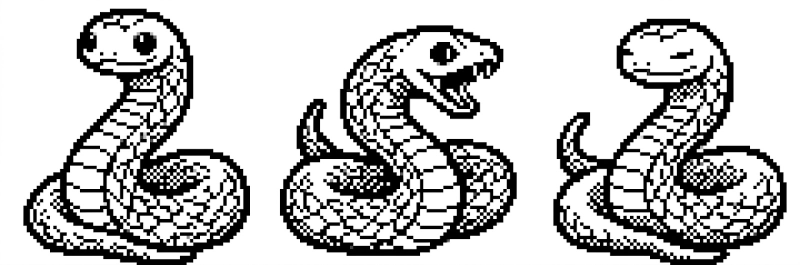
#> input picture 白蛇っち.jpg, 1600 x 529 px, found by its file name (shown at 1/2 size)
$ python convert.py
#> lines starting #> are read from the running program, lines starting #| are printed output that depends on the picture
import sys
try:
    from PIL import Image
    import numpy as np
except ImportError:
    print("Installing PIL and numpy...")
    import subprocess
    subprocess.check_call([sys.executable, "-m", "pip", "install", "pillow", "numpy"])
    from PIL import Image
    import numpy as np

img_path = r"c:\Users\washi\Dropbox\作業用\kotodama-match\白蛇っち.jpg"
img = Image.open(img_path).convert('L')
w, h = img.size
#> w = 1600; h = 529
print(f"Original size: {w}x{h}")
#| Original size: 1600x529

frame_w = w // 3
#> frame_w = 533
frames = []

for i in range(3):
    left = i * frame_w
    right = left + frame_w
    crop = img.crop((left, 0, right, h))

    # Generate bbox
    inv_crop = Image.eval(crop, lambda x: 255 - x)
    bbox = inv_crop.getbbox()
    if bbox:
        char_crop = crop.crop(bbox)
        c_w, c_h = char_crop.size
        # Add slight padding so it doesn't touch the borders
        sq_size = int(max(c_w, c_h) * 1.2)
        sq_img = Image.new('L', (sq_size, sq_size), 255)
        offset = ((sq_size - c_w) // 2, (sq_size - c_h) // 2)
        sq_img.paste(char_crop, offset)

        # Resize down
        res = sq_img.resize((24, 24), Image.Resampling.LANCZOS)
    else:
        res = Image.new('L', (24, 24), 255)

    # Enhance contrast and threshold better
    frames.append(res)
#> this loop made 3 passes
#> bbox on passes 1 to 3: (0, 0, 533, 529), (0, 48, 533, 529), (0, 0, 533, 529)
#> pass 1, `crop = img.crop((left, 0, right, h))`:
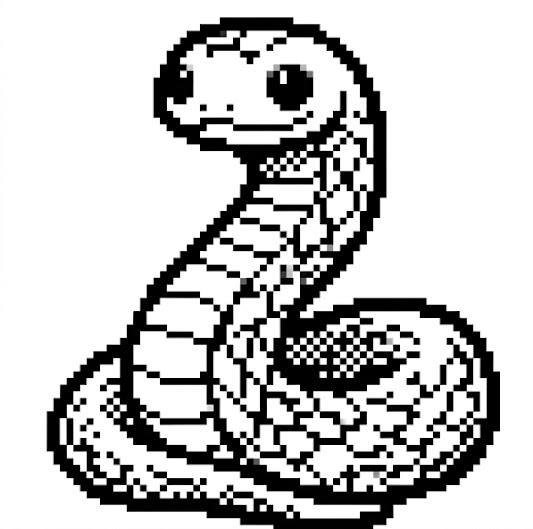
#> crop: PIL image 533x529 L; min 0, max 255, mean 196.8
#> pass 1, `inv_crop = Image.eval(crop, lambda x: 255 - x)`:
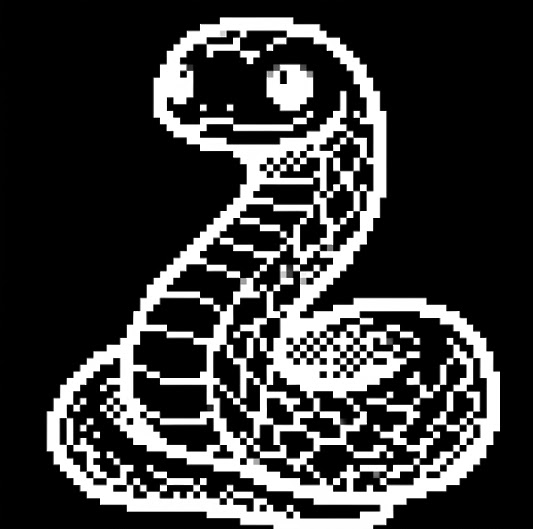
#> inv_crop: PIL image 533x529 L; min 0, max 255, mean 58.2
#> pass 1, `res = sq_img.resize((24, 24), Image.Resampling.LANCZOS)`:
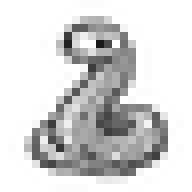
#> res: PIL image 24x24 L (shown 8 times larger); min 25, max 255, mean 213.3
#> after the loop:
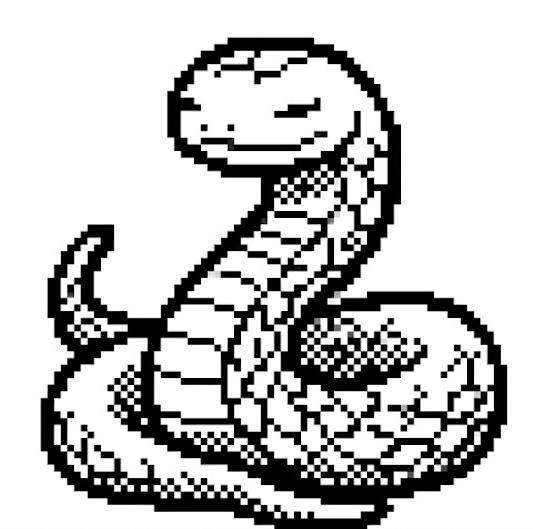
#> char_crop: PIL image 533x529 L; min 0, max 255, mean 194.7
#> after the loop:
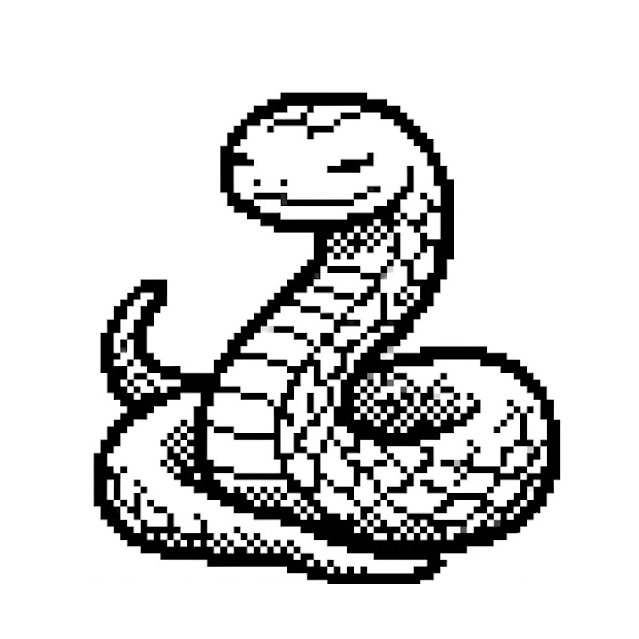
#> sq_img: PIL image 639x639 L; min 0, max 255, mean 213.3
#> after the loop, frames = 3 items

arrays = []
for f_idx, frame in enumerate(frames):
    pixels = list(frame.getdata())
    line_strs = []

    threshold = 200 # Since drawing has shading, err on capturing lines

    for y in range(24):
        line = ""
        for x in range(24):
            val = pixels[y * 24 + x]
            if val < threshold:
                line += "█"
            else:
                line += " "
        line_strs.append(f'"{line}"')

    array_str = "[\n    " + ",\n    ".join(line_strs) + "\n]"
    arrays.append(array_str)
#> this loop made 3 passes
#> after the loop, arrays = 3 items

print("\n// --- ANIMATION FRAMES (COPY TO index.html) ---")
print("childA: [\n" + ",\n\n".join(arrays) + "\n],")
#> (printed output is left out)
